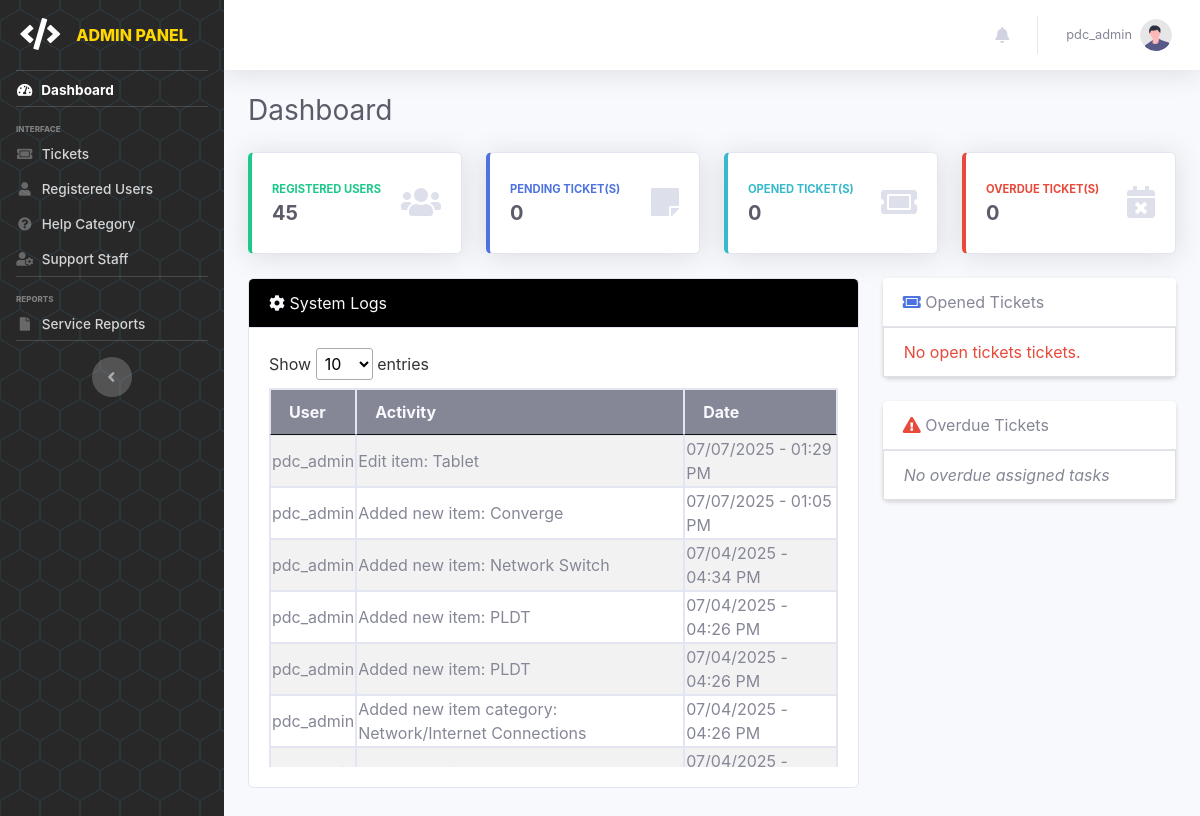
The app's page /pages/admin/dashboard (signed in) with its own data.
### tables this page shows
CREATE TABLE `tbl_auditlog` (
  `id` int(100) NOT NULL,
  `user_id` varchar(100) NOT NULL,
  `activity` varchar(2000) NOT NULL,
  `type` varchar(100) NOT NULL,
  `date_posted` datetime(6) NOT NULL DEFAULT CURRENT_TIMESTAMP(6)
);

CREATE TABLE `tbl_useraccounts` (
  `id` int(11) NOT NULL,
  `name` varchar(100) NOT NULL,
  `username` varchar(100) NOT NULL,
  `password` varchar(255) NOT NULL,
  `role` enum('admin','it-admin','maintenance-admin','office','outlet','it','maintenance') NOT NULL,
  `status` enum('Active','Inactive') NOT NULL DEFAULT 'Active',
  `created` datetime(6) DEFAULT CURRENT_TIMESTAMP(6),
  `updated` datetime(6) DEFAULT CURRENT_TIMESTAMP(6) ON UPDATE CURRENT_TIMESTAMP(6)
);

### pages/admin/admin.ticket-qry.php (called while the page is built, shortened)
<?php
$pending_tickets = [];
$open_tickets = [];
$overdue_tickets = [];
$pending_count = count($pending_tickets);
$open_count = count($open_tickets);
$overdue_count = count($overdue_tickets);
?>

### pages/admin/admin.dashboard.php (the view, shortened to what this page needs)
<?php
    include('admin.header.php');
    include('admin.ticket-qry.php');
    $TicketsListQuery = "SELECT * FROM tbl_tickets WHERE status NOT IN ('2', '3', '5') ORDER BY FIELD(priority_type, 'P1', 'P2', 'P3', 'P4', 'P5'), sched_start ASC, sched_end ASC";
    $TicketsListResult = mysqli_query($conn, $TicketsListQuery);
    $TicketsList = [];
    if ($TicketsListResult && mysqli_num_rows($TicketsListResult) > 0) {
        while ($ticket = mysqli_fetch_assoc($TicketsListResult)) {
            $TicketsList[] = $ticket;
        }
    } else {
        $TicketsListResult = false;
    }
    $overdueTickets = [];
    $overdueTicketsCount = count($overdueTickets);
?>
    <div class="container-fluid">
        <div class="d-sm-flex align-items-center justify-content-between mb-4">
            <h1 class="h3 mb-0 text-gray-800">Dashboard</h1>
        </div>
        <div class="row">
            <div class="col-xl-3 col-md-6 mb-4">
                <div class="card border-left-success shadow h-100 py-2">
                    <div class="card-body">
                        <div class="row no-gutters align-items-center">
                            <div class="col mr-2">
                                <div class="text-xs font-weight-bold text-success text-uppercase mb-1">
                                    Registered Users</div>
                                <div class="h5 mb-0 font-weight-bold text-gray-800">
                                    <?php
                                        $acc_qry = "SELECT COUNT(*) FROM tbl_useraccounts WHERE status='Active' AND id != '1'";
                                        $result = mysqli_query($conn, $acc_qry) or die(mysqli_error($conn));
                                        while ($row = mysqli_fetch_array($result)) {
                                            if($row[0] <= 0) {
                                                echo "0";
                                            }
                                            else {
                                                echo "$row[0]";
                                            }
                                        }
                                    ?>
                                </div>
                            </div>
                            <div class="col-auto">
                                <i class="fas fa-users fa-2x text-gray-300"></i>
                            </div>
                        </div>
                    </div>
                </div>
            </div>
            <div class="col-xl-3 col-md-6 mb-4">
                <div class="card border-left-primary shadow h-100 py-2">
                    <div class="card-body">
                        <div class="row no-gutters align-items-center">
                            <div class="col mr-2">
                                <div class="text-xs font-weight-bold text-primary text-uppercase mb-1">
                                    Pending Ticket(s)</div>
                                <div class="h5 mb-0 font-weight-bold text-gray-800"><?php echo $pending_count;?></div>
                            </div>
                            <div class="col-auto">
                                <i class="fas fa-sticky-note fa-2x text-gray-300"></i>
                            </div>
                        </div>
                    </div>
                </div>
            </div>
            <div class="col-xl-3 col-md-6 mb-4">
                <div class="card border-left-info shadow h-100 py-2">
                    <div class="card-body">
                        <div class="row no-gutters align-items-center">
                            <div class="col mr-2">
                                <div class="text-xs font-weight-bold text-info text-uppercase mb-1">Opened Ticket(s)
                                </div>
                                <div class="row no-gutters align-items-center">
                                    <div class="col-auto">
                                        <div class="h5 mb-0 mr-3 font-weight-bold text-gray-800"><?php echo $open_count;?></div>
                                    </div>
                                </div>
                            </div>
                            <div class="col-auto">
                                <i class="fas fa-ticket-alt fa-2x text-gray-300"></i>
                            </div>
                        </div>
                    </div>
                </div>
            </div>
            <div class="col-xl-3 col-md-6 mb-4">
                <div class="card border-left-danger shadow h-100 py-2">
                    <div class="card-body">
                        <div class="row no-gutters align-items-center">
                            <div class="col mr-2">
                                <div class="text-xs font-weight-bold text-danger text-uppercase mb-1">
                                    Overdue Ticket(s)</div>
                                <div class="h5 mb-0 font-weight-bold text-gray-800"><?php echo $overdue_count; ?></div>
                            </div>
                            <div class="col-auto">
                                <i class="fas fa-calendar-times fa-2x text-gray-300"></i>
                            </div>
                        </div>
                    </div>
                </div>
            </div>
        </div>
        <div class="row">
            <div class="col-lg-8 d-flex flex-column">
                <div class="card mb-4 h-100" style="max-height:510px; height:510px;">
                    <div class="card-header bg-dark fw-bold text-light">
                        <i class="fas fa-gear"></i>&nbsp;System Logs
                    </div>
                    <div class="card-body d-flex flex-column">
                        <div class="table-responsive">
                            <table class="table table-bordered table-striped table-sm w-100" id="syslogtbl">
                                <thead class="bg-secondary text-light">
                                    <th>User</th>
                                    <th>Activity</th>
                                    <th>Date</th>
                                </thead>
                                <tbody>
                                <?php
                                    $adlog_qry = mysqli_query($conn, "SELECT a.*, u.username FROM tbl_auditlog a LEFT JOIN tbl_useraccounts u ON a.user_id = u.id ORDER BY a.date_posted DESC;");
                                    while($adlog_res=mysqli_fetch_array($adlog_qry)){
                                        $createDT = new DateTime($adlog_res["date_posted"]);
                                ?>
                                <tr>
                                    <td><?php echo $adlog_res['username']; ?></td>
                                    <td><?php echo $adlog_res['activity']; ?></td>
                                    <td><?php echo $formattedDate = $createDT->format('m/d/Y - h:i A'); ?></td>
                                </tr>
                                <?php } ?>
                                </tbody>
                            </table>
                        </div>
                    </div>
                </div>
            </div>
            <div class="col-lg-4 d-flex flex-column" style="height:510px; max-height:510px;">
                <div class="row">
                    <div class="col-12 d-flex flex-column mb-4">
                        <div class="card shadow-sm border-0 w-100 d-flex flex-column" style="height:100%;">
                            <div class="card-header bg-white fw-bold"><i class="fas fa-ticket-alt text-primary"></i>&nbsp;Opened Tickets</div>
                            <div class="card-body flex-grow-1 p-0" style="overflow-y:auto; max-height:calc(250px - 56px);">
                                <ul class="list-group" style="border-radius: 0;">
                                    <?php
                                        if ($TicketsListResult === false) {
                                            echo "<li class=\"list-group-item text-danger\">No open tickets tickets.</li>";
                                        } elseif (empty($TicketsList)) {
                                            echo "<li class=\"list-group-item text-muted\">No open tickets assigned.</li>";
                                        }
                                    ?>
                                </ul>
                            </div>
                        </div>
                    </div>
                    <div class="col-12 d-flex flex-column mb-4">
                        <div class="card shadow-sm border-0 w-100 d-flex flex-column" style="height:100%;">
                            <div class="card-header bg-white fw-bold"><i class="fas fa-exclamation-triangle text-danger"></i>&nbsp;Overdue Tickets</div>
                            <div class="card-body flex-grow-1 p-0" style="overflow-y:auto; max-height:calc(250px - 56px);">
                                <ul class="list-group" style="border-radius: 0;">
                                    <?php
                                        if ($overdueTicketsCount > 0) {
                                            foreach ($overdueTickets as $ticket) {
                                                echo "<li class=\"list-group-item d-flex justify-content-between align-items-center\"><span style=\"font-weight: bold;\">" . $ticket['ticket_num'] . "</span>&nbsp;<span class=\"badge bg-danger text-light\">Overdue</span></li>";
                                            }
                                        } else {
                                            echo "<li class=\"list-group-item d-flex justify-content-between align-items-center\"><i>No overdue assigned tasks</i></li>";
                                        }
                                    ?>
                                </ul>
                            </div>
                        </div>
                    </div>
                </div>
            </div>
        </div>
    </div>
<?php include('admin.footer.php'); ?>

### records on screen
tbl_auditlog: user.username "pdc_admin", activity "Edit item: Tablet", date_posted "07/07/2025 - 01:29 PM"
tbl_auditlog: user.username "pdc_admin", activity "Added new item: Converge", date_posted "07/07/2025 - 01:05 PM"
tbl_auditlog: user.username "pdc_admin", activity "Added new item: Network Switch", date_posted "07/04/2025 - 04:34 PM"
tbl_auditlog: user.username "pdc_admin", activity "Added new item: PLDT", date_posted "07/04/2025 - 04:26 PM"
tbl_auditlog: user.username "pdc_admin", activity "Added new item: PLDT", date_posted "07/04/2025 - 04:26 PM"
tbl_auditlog: user.username "pdc_admin", activity "Added new item category: Network/Internet Connections", date_posted "07/04/2025 - 04:26 PM"
tbl_auditlog: date_posted "07/04/2025 -…"

### other values on screen
$_SESSION['username'] "pdc_admin"
$row[0] "45"
$pending_count "0"
$open_count "0"
$overdue_count "0"
